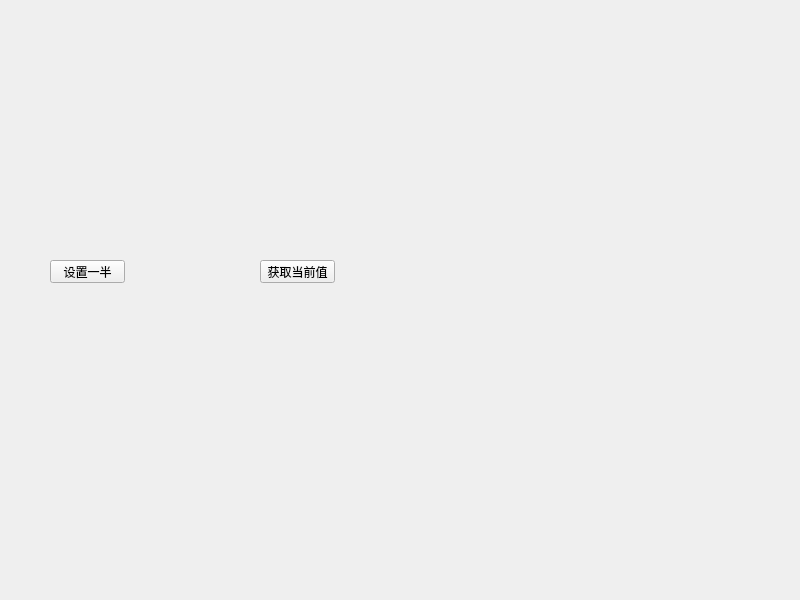
<?xml version="1.0" encoding="UTF-8"?>
<ui version="4.0">
 <class>Widget</class>
 <widget class="QWidget" name="Widget">
  <property name="geometry">
   <rect>
    <x>0</x>
    <y>0</y>
    <width>800</width>
    <height>600</height>
   </rect>
  </property>
  <property name="windowTitle">
   <string>Widget</string>
  </property>
  <widget class="SmallWidget" name="widget" native="true">
   <property name="geometry">
    <rect>
     <x>-10</x>
     <y>20</y>
     <width>361</width>
     <height>121</height>
    </rect>
   </property>
  </widget>
  <widget class="QPushButton" name="BtnSet">
   <property name="geometry">
    <rect>
     <x>50</x>
     <y>260</y>
     <width>75</width>
     <height>23</height>
    </rect>
   </property>
   <property name="text">
    <string>设置一半</string>
   </property>
  </widget>
  <widget class="QPushButton" name="BtnGet">
   <property name="geometry">
    <rect>
     <x>260</x>
     <y>260</y>
     <width>75</width>
     <height>23</height>
    </rect>
   </property>
   <property name="text">
    <string>获取当前值</string>
   </property>
  </widget>
 </widget>
 <customwidgets>
  <customwidget>
   <class>SmallWidget</class>
   <extends>QWidget</extends>
   <header location="global">smallwidget.h</header>
   <container>1</container>
  </customwidget>
 </customwidgets>
 <resources/>
 <connections/>
</ui>
